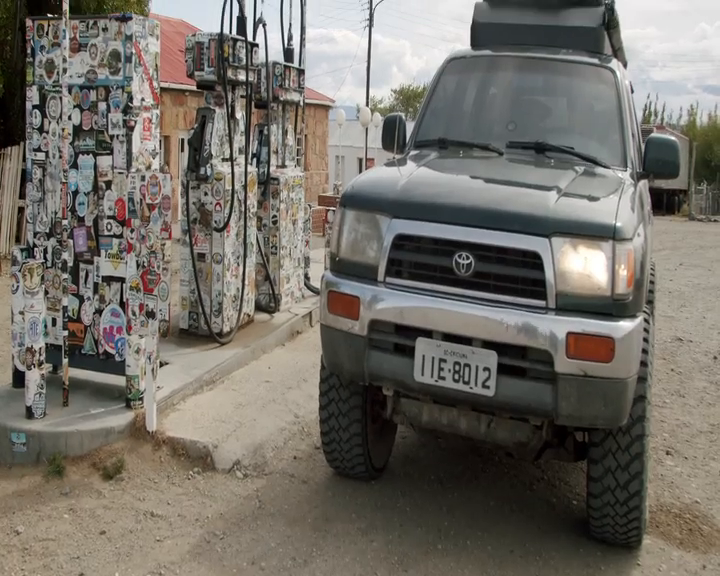
#> input picture frame 24 of OpenCV python/Resources/Video13.mp4, 720 x 576 px, given in place of test_video.mp4, which was not available
$ python 'chapter1(a).py'
#> lines starting #> are read from the running program, lines starting #| are printed output that depends on the picture
import cv2

frameWidth = 640
frameHeight = 480
cap = cv2.VideoCapture("Resources/test_video.mp4")
while True:
    success, img = cap.read()
#> img is the input picture: shape (576, 720, 3); mean B, G, R 103.4, 111, 115.2
    img = cv2.resize(img, (frameWidth, frameHeight))
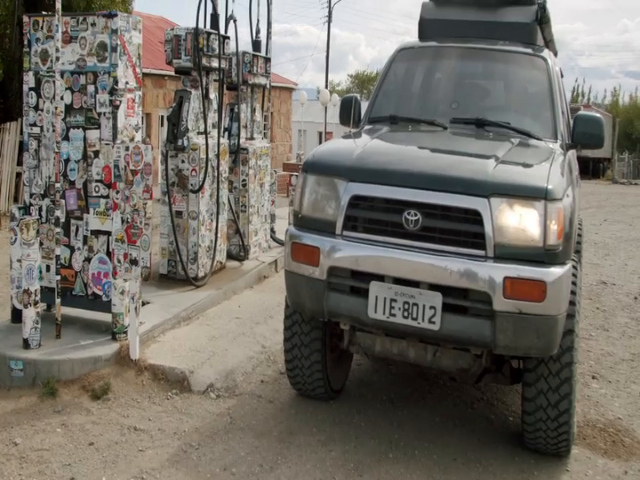
#> img: shape (480, 640, 3); mean B, G, R 103.3, 110.9, 115.1
    cv2.imshow("Result", img)
    if cv2.waitKey(1) & 0xFF == ord('q'):
#> (key q is pressed here)
        break

$ run again, starting later in the video
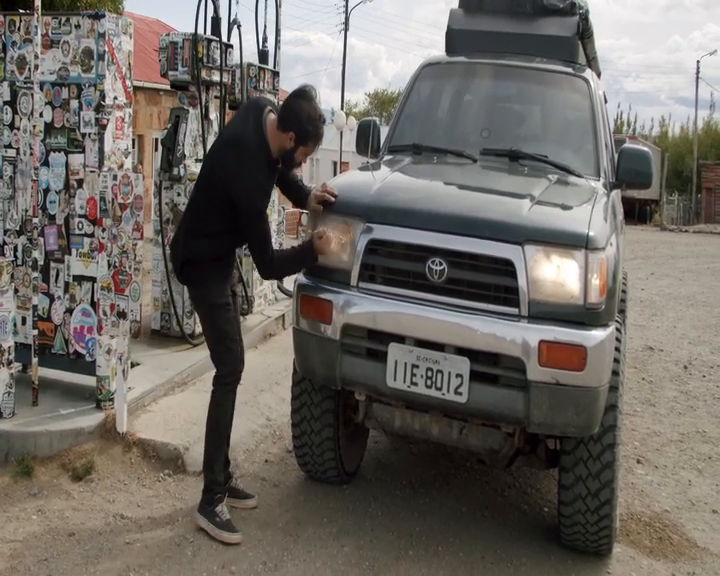
#> input picture frame 109 of OpenCV python/Resources/Video13.mp4, 720 x 576 px, given in place of test_video.mp4, which was not available
#> img is the input picture: shape (576, 720, 3); mean B, G, R 99.2, 105, 109.8
#> `img = cv2.resize(img, (frameWidth, frameHeight))`:
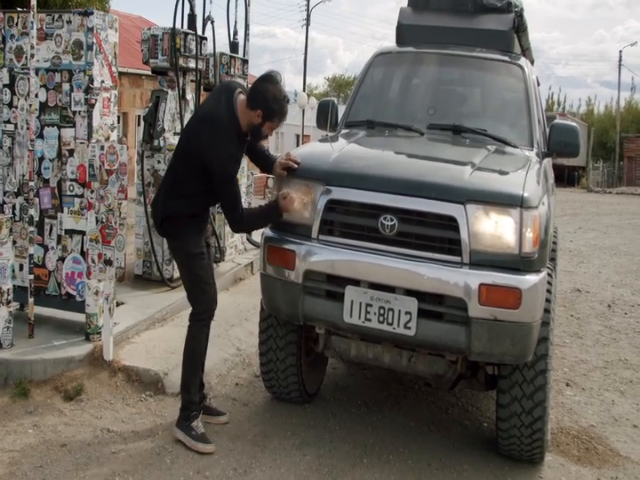
#> img: shape (480, 640, 3); mean B, G, R 99.2, 104.9, 109.7

$ run again, starting later in the video
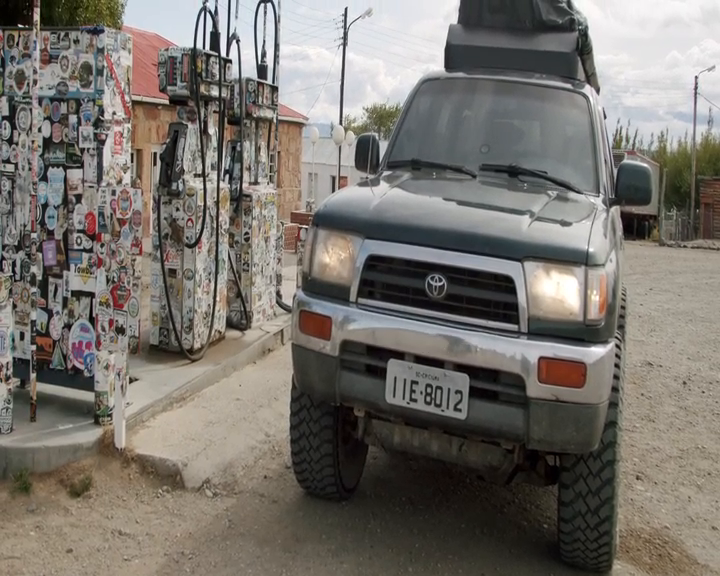
#> input picture frame 195 of OpenCV python/Resources/Video13.mp4, 720 x 576 px, given in place of test_video.mp4, which was not available
#> img is the input picture: shape (576, 720, 3); mean B, G, R 108.7, 115.1, 119.8
#> `img = cv2.resize(img, (frameWidth, frameHeight))`:
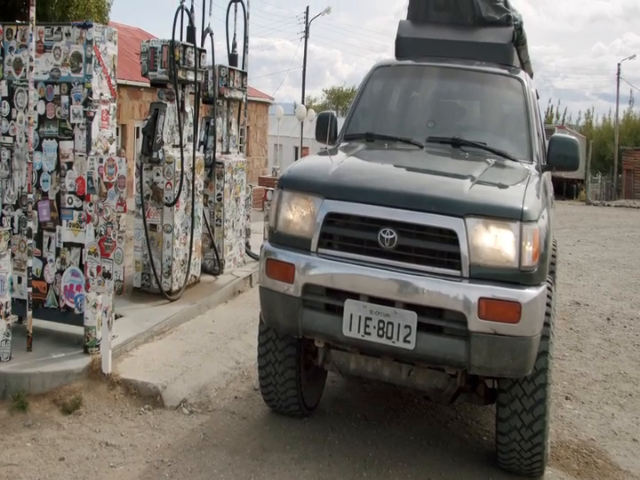
#> img: shape (480, 640, 3); mean B, G, R 108.6, 115, 119.7
